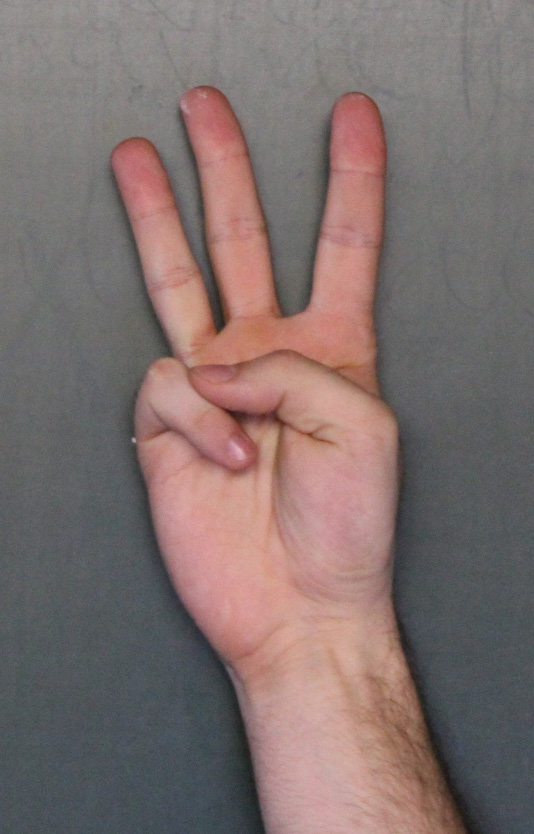
%> input picture hand13.jpg, 534 x 834 px
$ octave hand_gesture.m   (GNU Octave 9; MATLAB toolbox functions it lacks are replaced by stand-ins)
%> lines starting %> are read from the running program, lines starting %| are printed output that depends on the picture; in (x1, y1, x2, y2) boxes, pixels count from 0 and x2, y2 are one past the last pixel; in counts of white or black regions, pixels touching at a corner belong together; the program's own positions count from 1
% from http://stackoverflow.com/questions/20644498/hand-gesture-recognition-in-matlab

%Read the image, and capture the dimensions
img_orig = imread('hand13.jpg');
%> img_orig is the input picture: size 834x534x3 uint8; mean R, G, B 127.3, 111.8, 109.6
height = size(img_orig,1);
%> height = 834
width = size(img_orig,2);
%> width = 534

%Initialize the output images
out = img_orig;
bin = zeros(height,width);

%Convert the image from RGB to YCbCr
img_ycbcr = rgb2ycbcr(img_orig);
%> img_ycbcr: size 834x534x3 uint8; mean of channels 1, 2, 3 115.8, 124.8, 135
Cb = img_ycbcr(:,:,2);
Cr = img_ycbcr(:,:,3);
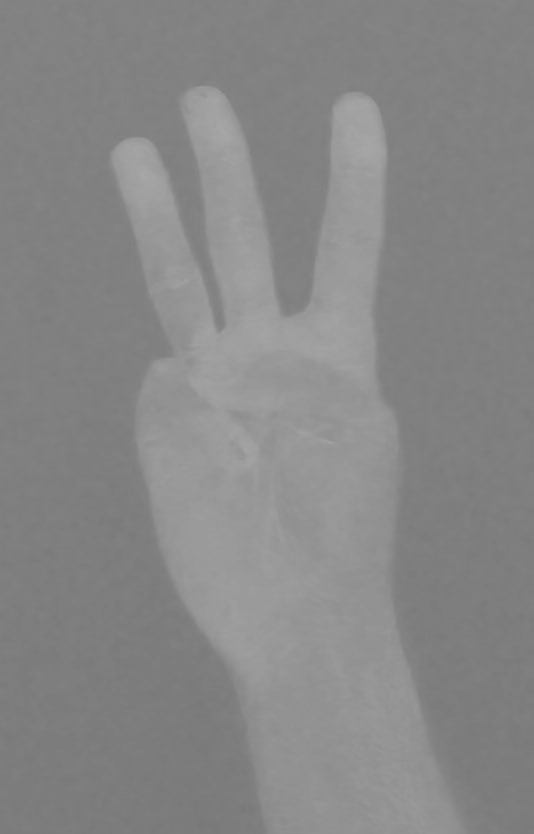
%> Cr: size 834x534 uint8; min 120, max 168, mean 135

%Detect Skin
[r,c,v] = find(Cb>=77 & Cb<=127 & Cr>=133 & Cr<=173);
%> r = 150710 values from 1 to 834; c = 150710 values from 9 to 468; v = 150710 logical values, 150710 true
% [r,c,v] = find(Cb>=76 & Cb<=130 & Cr>=129 & Cr<=175);
numind = size(r,1);
%> numind = 150710

% Mark Skin Pixels
for i=1:numind
    out(r(i),c(i),:) = [0 0 255];
    bin(r(i),c(i)) = 1;
end
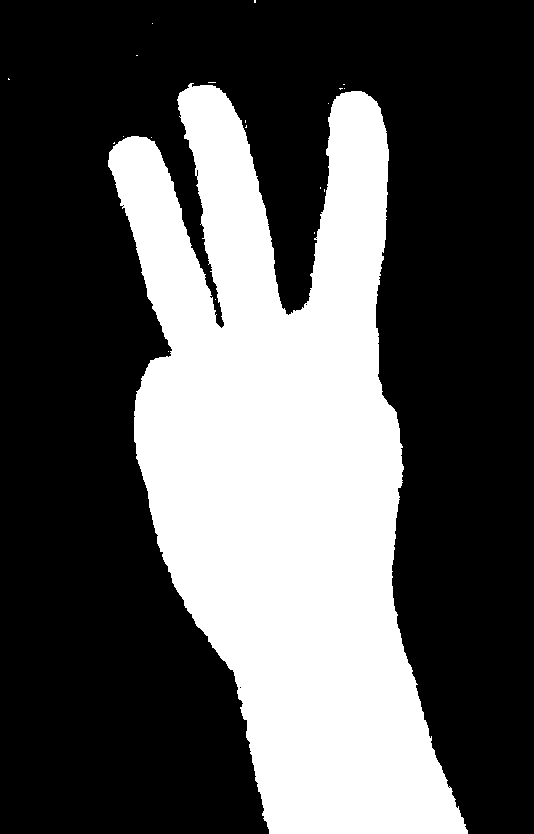
%> bin: size 834x534 double; values 0 (black) and 1 (white), 33.8% white; 20 white regions (19 under 20 px), largest, box (x1, y1, x2, y2) and area: (108, 83, 468, 834) 150660
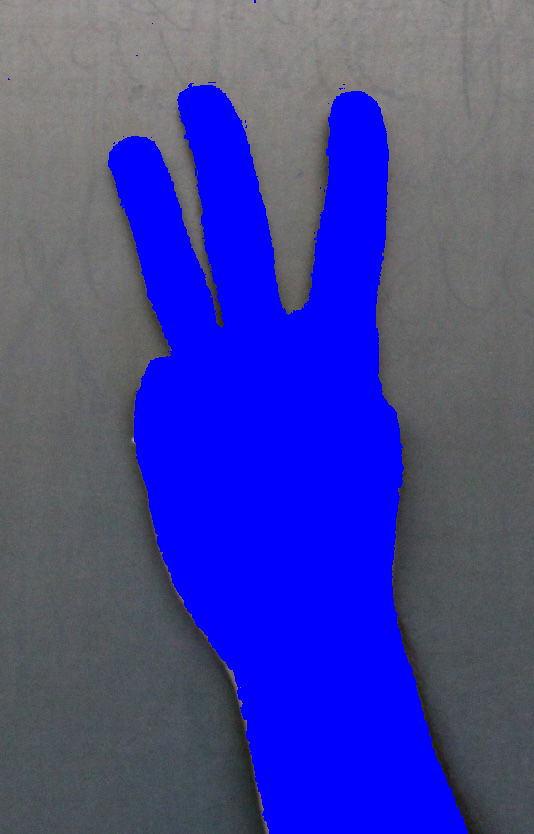
%> out: size 834x534x3 uint8; mean R, G, B 66.5, 67.4, 154.4
imshow(img_orig);
% % figure; imshow(out);
% figure; imshow(bin);

bin = bwareaopen(bin, 10000);
%> bin: size 834x534 logical; 33.8% white; 1 white region, box (x1, y1, x2, y2) and area: (108, 83, 468, 834) 150660

% figure; imshow(bin);

se = strel('disk', 2);
se2 = strel('disk', 1);

img2 = imdilate(bin, se);
%> img2: size 834x534 logical; 35% white; 1 white region, box (x1, y1, x2, y2) and area: (106, 81, 470, 834) 155701
% img2 = imerode(img2, se2);


% img2 = bwareaopen(img2, 20000);

% figure; imshow(img2);

img2 = img2;
[B, L, N] = bwboundaries(img2);
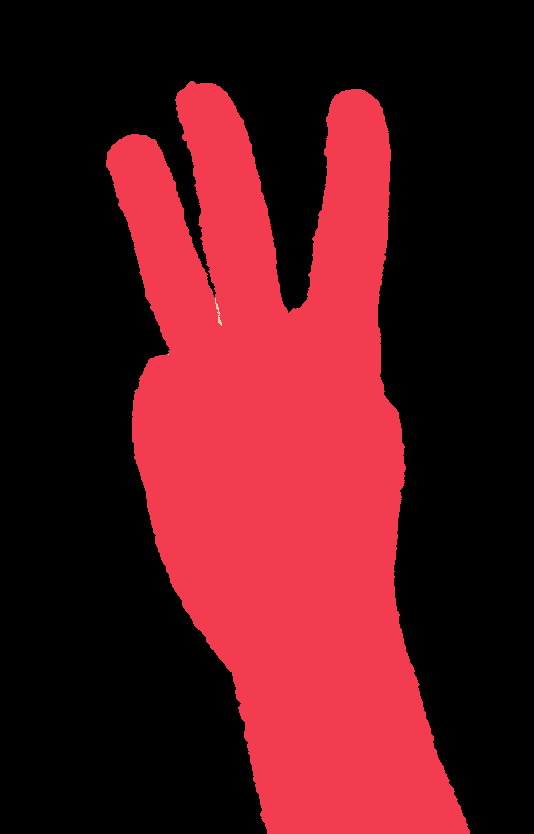
%> L: size 834x534 double; 4 distinct labels, from 0 to 3; one colour per label, 0 black
%> B = 3 boundaries; box (x1, y1, x2, y2) and points: (106, 81, 470, 834) 2586, (215, 298, 222, 326) 55, (168, 354, 169, 355) 2; N = 1

s = regionprops(img2,'FilledImage');
img2 = s.FilledImage;
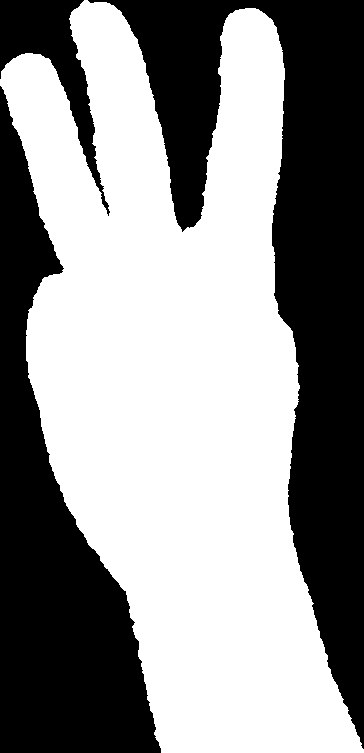
%> img2: size 753x364 logical; 56.8% white; 3 black regions, box (x1, y1, x2, y2) and area: (88, 0, 364, 749) 65488, (0, 86, 161, 753) 46201, (0, 0, 110, 216) 6647

total = bwarea(img2);
%> total = 155860.9
% disp(total);
figure
imshow(img2)
text(10,10,strcat('\color{green}Objects Found:',num2str(N),' \color{red}Area:',num2str(total)))
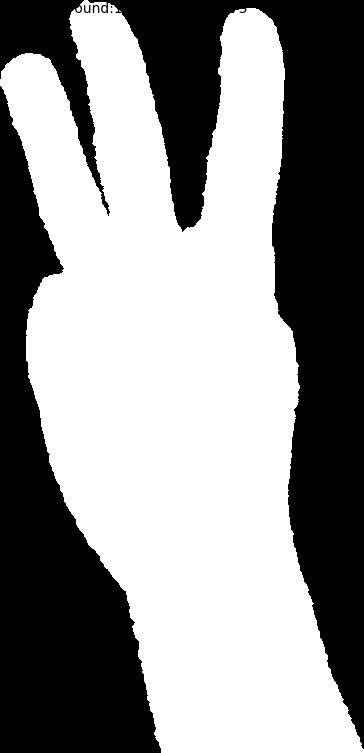
%> figure redrawn from the program's plot data
% hold on

% updated dimensions after crop
height = size(img2, 1);
%> height = 753
width = size(img2, 2);
%> width = 364

disp(strcat(num2str((total / (height*width)) * 100), '%'));
%| 56.8644%

img3 = zeros(size(img2));
img3(1:100, 1:width) = img2(1:100, 1:width);
%> img3: size 753x364 double; values 0 (black) and 1 (white), 4.9% white; 3 white regions, box (x1, y1, x2, y2) and area: (69, 0, 154, 100) 5838, (218, 8, 285, 100) 5255, (0, 53, 68, 100) 2436

[B, L, N] = bwboundaries(img3);
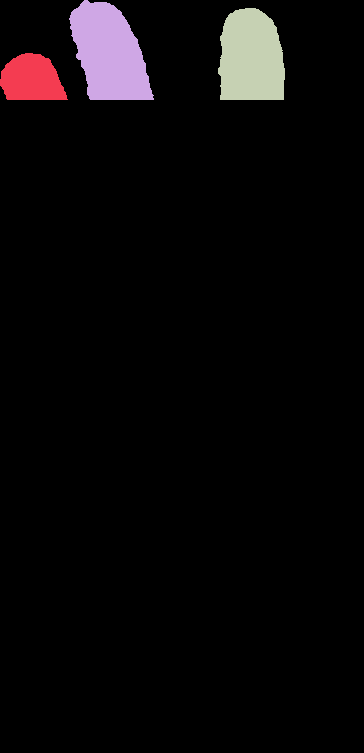
%> L: size 753x364 double; 4 distinct labels, from 0 to 3; one colour per label, 0 black
%> B = 3 boundaries; box (x1, y1, x2, y2) and points: (69, 0, 154, 100) 291, (218, 8, 285, 100) 271, (0, 53, 68, 100) 179; N = 3
figure
imshow(img3)
disp(strcat('Objects Found:',num2str(N)));
%| Objects Found:3

$ run again, with hand02.jpg copied over hand13.jpg
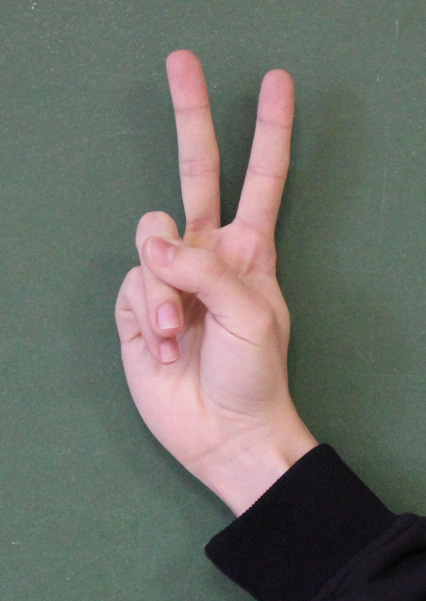
%> input picture hand02.jpg, 426 x 601 px
%> img_orig is the input picture: size 601x426x3 uint8; mean R, G, B 110.7, 111.8, 104.6
%> img_ycbcr: size 601x426x3 uint8; mean of channels 1, 2, 3 111, 125, 128
%> r = 50014 values from 50 to 514; c = 50014 values from 116 to 320; v = 50014 logical values, 50014 true
%> numind = 50014
%> after the loop `for i=1:numind`:
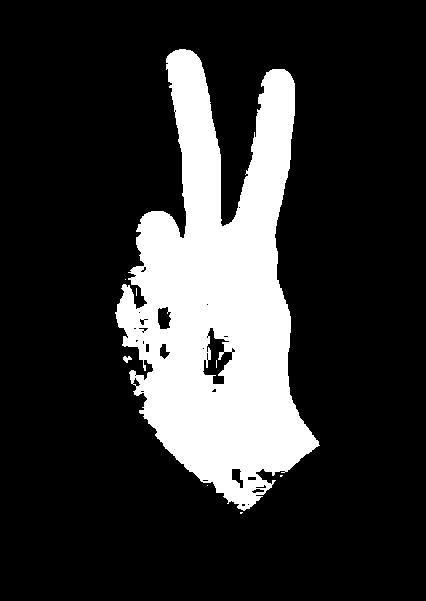
%> bin: size 601x426 double; values 0 (black) and 1 (white), 19.5% white; 8 white regions (6 under 20 px), largest, box (x1, y1, x2, y2) and area: (115, 49, 320, 511) 49948, (123, 356, 132, 363) 38
%> `[B, L, N] = bwboundaries(img2);`: B = 13 boundaries; largest, box (x1, y1, x2, y2) and points: (113, 47, 322, 513) 1475, (205, 338, 230, 374) 111, (132, 287, 144, 306) 44, (160, 310, 169, 327) 41, (260, 471, 272, 481) 26; N = 1
%> total = 54976.2
%| 56.4473%
%> img3: size 466x209 double; values 0 (black) and 1 (white), 7.2% white; 2 white regions, box (x1, y1, x2, y2) and area: (51, 0, 108, 100) 3957, (136, 20, 184, 100) 3053
%> `[B, L, N] = bwboundaries(img3);`:
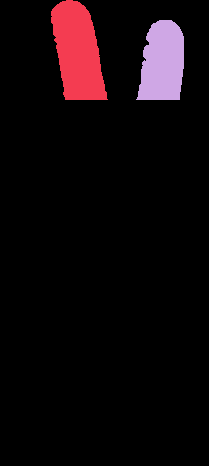
%> L: size 466x209 double; 3 distinct labels, from 0 to 2; one colour per label, 0 black
%> `[B, L, N] = bwboundaries(img3);`: B = 2 boundaries; box (x1, y1, x2, y2) and points: (51, 0, 108, 100) 258, (136, 20, 184, 100) 222; N = 2
%| Objects Found:2

$ run again, with hand12.jpg copied over hand13.jpg
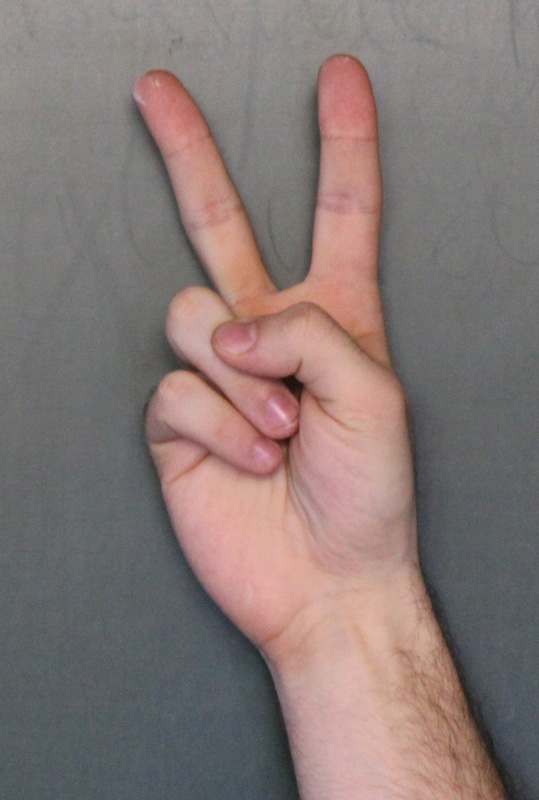
%> input picture hand12.jpg, 539 x 800 px
%> img_orig is the input picture: size 800x539x3 uint8; mean R, G, B 134.3, 120, 117.5
%> img_ycbcr: size 800x539x3 uint8; mean of channels 1, 2, 3 122.5, 124.8, 134.5
%> r = 143124 values from 1 to 800; c = 143124 values from 1 to 512; v = 143124 logical values, 143124 true
%> numind = 143124
%> after the loop `for i=1:numind`:
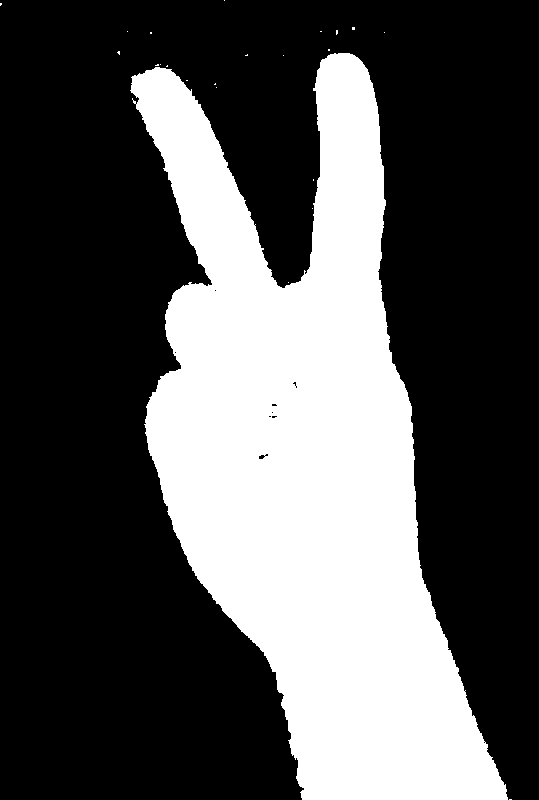
%> bin: size 800x539 double; values 0 (black) and 1 (white), 33.2% white; 23 white regions (22 under 20 px), largest, box (x1, y1, x2, y2) and area: (130, 53, 508, 800) 143052
%> `[B, L, N] = bwboundaries(img2);`: B = 2 boundaries; box (x1, y1, x2, y2) and points: (128, 51, 510, 800) 2271, (133, 96, 134, 97) 2; N = 1
%> total = 147488
%| 51.548%
%> img3: size 749x382 double; values 0 (black) and 1 (white), 3.9% white; 2 white regions, box (x1, y1, x2, y2) and area: (183, 0, 255, 100) 5896, (0, 14, 96, 100) 5296
%> `[B, L, N] = bwboundaries(img3);`:
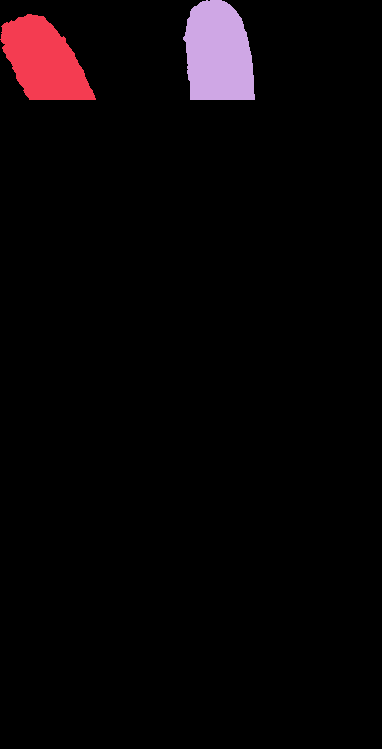
%> L: size 749x382 double; 3 distinct labels, from 0 to 2; one colour per label, 0 black
%> `[B, L, N] = bwboundaries(img3);`: B = 2 boundaries; box (x1, y1, x2, y2) and points: (183, 0, 255, 100) 288, (0, 14, 96, 100) 270; N = 2
%| Objects Found:2
